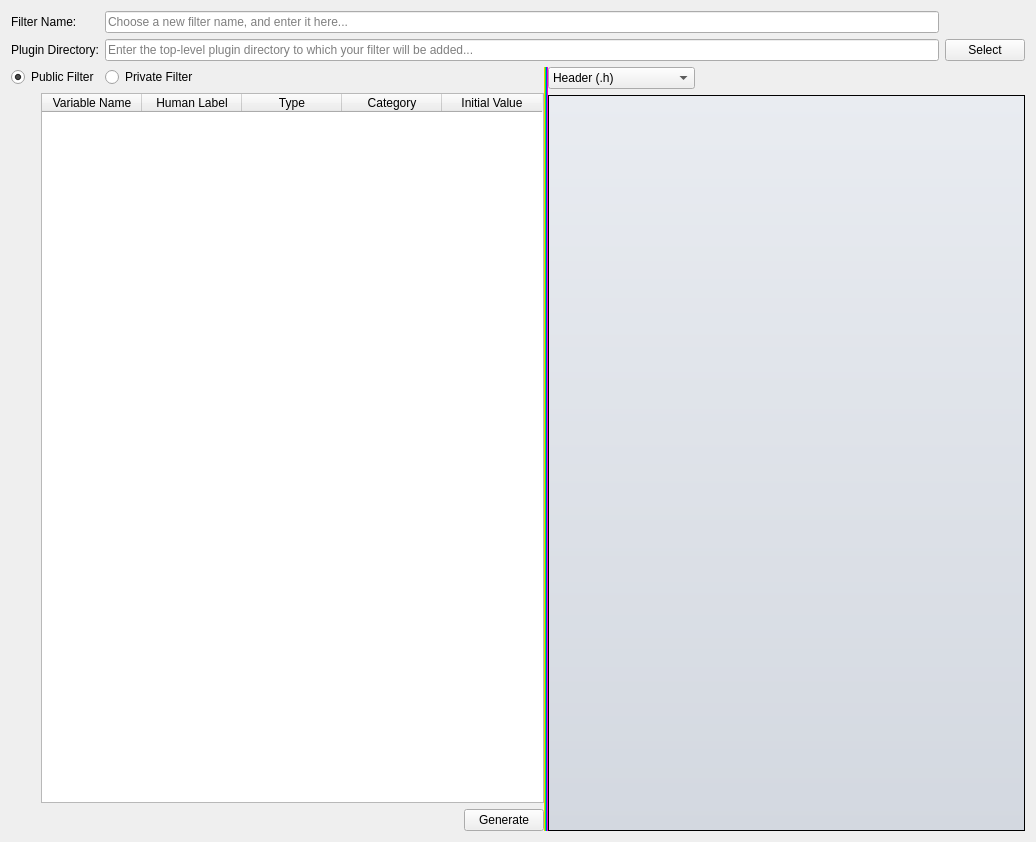
<?xml version="1.0" encoding="UTF-8"?>
<ui version="4.0">
 <class>FilterMaker</class>
 <widget class="QWidget" name="FilterMaker">
  <property name="geometry">
   <rect>
    <x>0</x>
    <y>0</y>
    <width>1036</width>
    <height>842</height>
   </rect>
  </property>
  <property name="windowTitle">
   <string>FilterMaker</string>
  </property>
  <layout class="QGridLayout" name="gridLayout_4">
   <item row="1" column="0">
    <widget class="QtSSplitter" name="splitter">
     <property name="styleSheet">
      <string notr="true">QSplitter::handle {
    
	background-color: qlineargradient(spread:pad, x1:0, y1:0, x2:1, y2:0, stop:0 rgba(255, 0, 0, 255), stop:0.166 rgba(255, 255, 0, 255), stop:0.333 rgba(0, 255, 0, 255), stop:0.5 rgba(0, 255, 255, 255), stop:0.666 rgba(0, 0, 255, 255), stop:0.833 rgba(255, 0, 255, 255), stop:1 rgba(255, 0, 0, 255));
}</string>
     </property>
     <property name="orientation">
      <enum>Qt::Horizontal</enum>
     </property>
     <widget class="QWidget" name="layoutWidget">
      <layout class="QVBoxLayout" name="verticalLayout">
       <property name="spacing">
        <number>6</number>
       </property>
       <item>
        <layout class="QHBoxLayout" name="horizontalLayout_2">
         <item>
          <widget class="QRadioButton" name="publicFilter">
           <property name="text">
            <string>Public Filter</string>
           </property>
           <property name="checked">
            <bool>true</bool>
           </property>
          </widget>
         </item>
         <item>
          <widget class="QRadioButton" name="privateFilter">
           <property name="text">
            <string>Private Filter</string>
           </property>
          </widget>
         </item>
         <item>
          <spacer name="horizontalSpacer">
           <property name="orientation">
            <enum>Qt::Horizontal</enum>
           </property>
           <property name="sizeHint" stdset="0">
            <size>
             <width>40</width>
             <height>20</height>
            </size>
           </property>
          </spacer>
         </item>
        </layout>
       </item>
       <item>
        <layout class="QGridLayout" name="gridLayout_2">
         <item row="3" column="1">
          <spacer name="verticalSpacer">
           <property name="orientation">
            <enum>Qt::Vertical</enum>
           </property>
           <property name="sizeHint" stdset="0">
            <size>
             <width>20</width>
             <height>40</height>
            </size>
           </property>
          </spacer>
         </item>
         <item row="1" column="1">
          <widget class="QPushButton" name="removeFilterParameterBtn">
           <property name="sizePolicy">
            <sizepolicy hsizetype="Fixed" vsizetype="Fixed">
             <horstretch>0</horstretch>
             <verstretch>0</verstretch>
            </sizepolicy>
           </property>
           <property name="minimumSize">
            <size>
             <width>24</width>
             <height>24</height>
            </size>
           </property>
           <property name="maximumSize">
            <size>
             <width>24</width>
             <height>24</height>
            </size>
           </property>
           <property name="toolTip">
            <string>Delete Filter Parameter</string>
           </property>
           <property name="text">
            <string/>
           </property>
           <property name="icon">
            <iconset resource="../../../../Resources/icons/images/Icons.qrc">
             <normaloff>:/SIMPL/icons/images/delete.png</normaloff>:/delete.png</iconset>
           </property>
           <property name="iconSize">
            <size>
             <width>24</width>
             <height>24</height>
            </size>
           </property>
           <property name="flat">
            <bool>true</bool>
           </property>
          </widget>
         </item>
         <item row="0" column="1">
          <widget class="QPushButton" name="addFilterParameterBtn">
           <property name="sizePolicy">
            <sizepolicy hsizetype="Minimum" vsizetype="Preferred">
             <horstretch>0</horstretch>
             <verstretch>0</verstretch>
            </sizepolicy>
           </property>
           <property name="minimumSize">
            <size>
             <width>24</width>
             <height>24</height>
            </size>
           </property>
           <property name="maximumSize">
            <size>
             <width>24</width>
             <height>24</height>
            </size>
           </property>
           <property name="toolTip">
            <string>Add Filter Parameter</string>
           </property>
           <property name="text">
            <string/>
           </property>
           <property name="icon">
            <iconset resource="../../../../Resources/icons/images/Icons.qrc">
             <normaloff>:/SIMPL/icons/images/add.png</normaloff>:/add.png</iconset>
           </property>
           <property name="iconSize">
            <size>
             <width>24</width>
             <height>24</height>
            </size>
           </property>
           <property name="flat">
            <bool>true</bool>
           </property>
          </widget>
         </item>
         <item row="0" column="2" rowspan="4">
          <widget class="QTableWidget" name="filterParametersTable">
           <property name="selectionBehavior">
            <enum>QAbstractItemView::SelectRows</enum>
           </property>
           <column>
            <property name="text">
             <string>Variable Name</string>
            </property>
           </column>
           <column>
            <property name="text">
             <string>Human Label</string>
            </property>
           </column>
           <column>
            <property name="text">
             <string>Type</string>
            </property>
           </column>
           <column>
            <property name="text">
             <string>Category</string>
            </property>
           </column>
           <column>
            <property name="text">
             <string>Initial Value</string>
            </property>
           </column>
          </widget>
         </item>
        </layout>
       </item>
       <item>
        <layout class="QHBoxLayout" name="horizontalLayout">
         <property name="spacing">
          <number>8</number>
         </property>
         <item>
          <widget class="QtSFSDropLabel" name="errorString">
           <property name="sizePolicy">
            <sizepolicy hsizetype="Expanding" vsizetype="Preferred">
             <horstretch>0</horstretch>
             <verstretch>0</verstretch>
            </sizepolicy>
           </property>
           <property name="text">
            <string/>
           </property>
           <property name="wordWrap">
            <bool>true</bool>
           </property>
          </widget>
         </item>
         <item>
          <widget class="QPushButton" name="generateBtn">
           <property name="sizePolicy">
            <sizepolicy hsizetype="Minimum" vsizetype="Fixed">
             <horstretch>0</horstretch>
             <verstretch>0</verstretch>
            </sizepolicy>
           </property>
           <property name="text">
            <string>Generate</string>
           </property>
          </widget>
         </item>
        </layout>
       </item>
      </layout>
     </widget>
     <widget class="QWidget" name="layoutWidget_2">
      <layout class="QGridLayout" name="gridLayout_3">
       <item row="1" column="0" colspan="2">
        <widget class="QTextEdit" name="codeViewer">
         <property name="styleSheet">
          <string notr="true">QTextEdit
  {
  background-color: qlineargradient(spread:pad, x1:0, y1:0, x2:0, y2:1, stop:0 rgba(233, 236, 241, 255), stop:1.0 rgba(211, 216, 224, 255));
  }</string>
         </property>
         <property name="readOnly">
          <bool>true</bool>
         </property>
        </widget>
       </item>
       <item row="0" column="1">
        <spacer name="horizontalSpacer_2">
         <property name="orientation">
          <enum>Qt::Horizontal</enum>
         </property>
         <property name="sizeHint" stdset="0">
          <size>
           <width>40</width>
           <height>20</height>
          </size>
         </property>
        </spacer>
       </item>
       <item row="0" column="0">
        <widget class="QComboBox" name="codeChooser">
         <property name="sizePolicy">
          <sizepolicy hsizetype="Preferred" vsizetype="Fixed">
           <horstretch>0</horstretch>
           <verstretch>0</verstretch>
          </sizepolicy>
         </property>
         <property name="minimumSize">
          <size>
           <width>100</width>
           <height>0</height>
          </size>
         </property>
         <property name="currentIndex">
          <number>0</number>
         </property>
         <item>
          <property name="text">
           <string>Header (.h)</string>
          </property>
         </item>
         <item>
          <property name="text">
           <string>Implementation (.cpp)</string>
          </property>
         </item>
         <item>
          <property name="text">
           <string>Documentation (.md)</string>
          </property>
         </item>
        </widget>
       </item>
      </layout>
     </widget>
    </widget>
   </item>
   <item row="0" column="0">
    <layout class="QGridLayout" name="gridLayout">
     <item row="1" column="0">
      <widget class="QLabel" name="filterNameLabel">
       <property name="text">
        <string>Filter Name:</string>
       </property>
      </widget>
     </item>
     <item row="2" column="0">
      <widget class="QLabel" name="pluginDirLabel">
       <property name="text">
        <string>Plugin Directory:</string>
       </property>
      </widget>
     </item>
     <item row="2" column="3">
      <widget class="QPushButton" name="selectBtn">
       <property name="text">
        <string>Select</string>
       </property>
      </widget>
     </item>
     <item row="1" column="2">
      <widget class="QLineEdit" name="filterName">
       <property name="placeholderText">
        <string>Choose a new filter name, and enter it here...</string>
       </property>
      </widget>
     </item>
     <item row="2" column="2">
      <widget class="QLineEdit" name="pluginDir">
       <property name="placeholderText">
        <string>Enter the top-level plugin directory to which your filter will be added...</string>
       </property>
      </widget>
     </item>
    </layout>
   </item>
  </layout>
 </widget>
 <customwidgets>
  <customwidget>
   <class>QtSFSDropLabel</class>
   <extends>QLabel</extends>
   <header>QtSFSDropLabel.h</header>
  </customwidget>
  <customwidget>
   <class>QtSSplitter</class>
   <extends>QSplitter</extends>
   <header location="global">QtSSplitter.h</header>
   <container>1</container>
  </customwidget>
 </customwidgets>
 <resources>
  <include location="../../../../Resources/icons/images/Icons.qrc"/>
 </resources>
 <connections/>
</ui>
